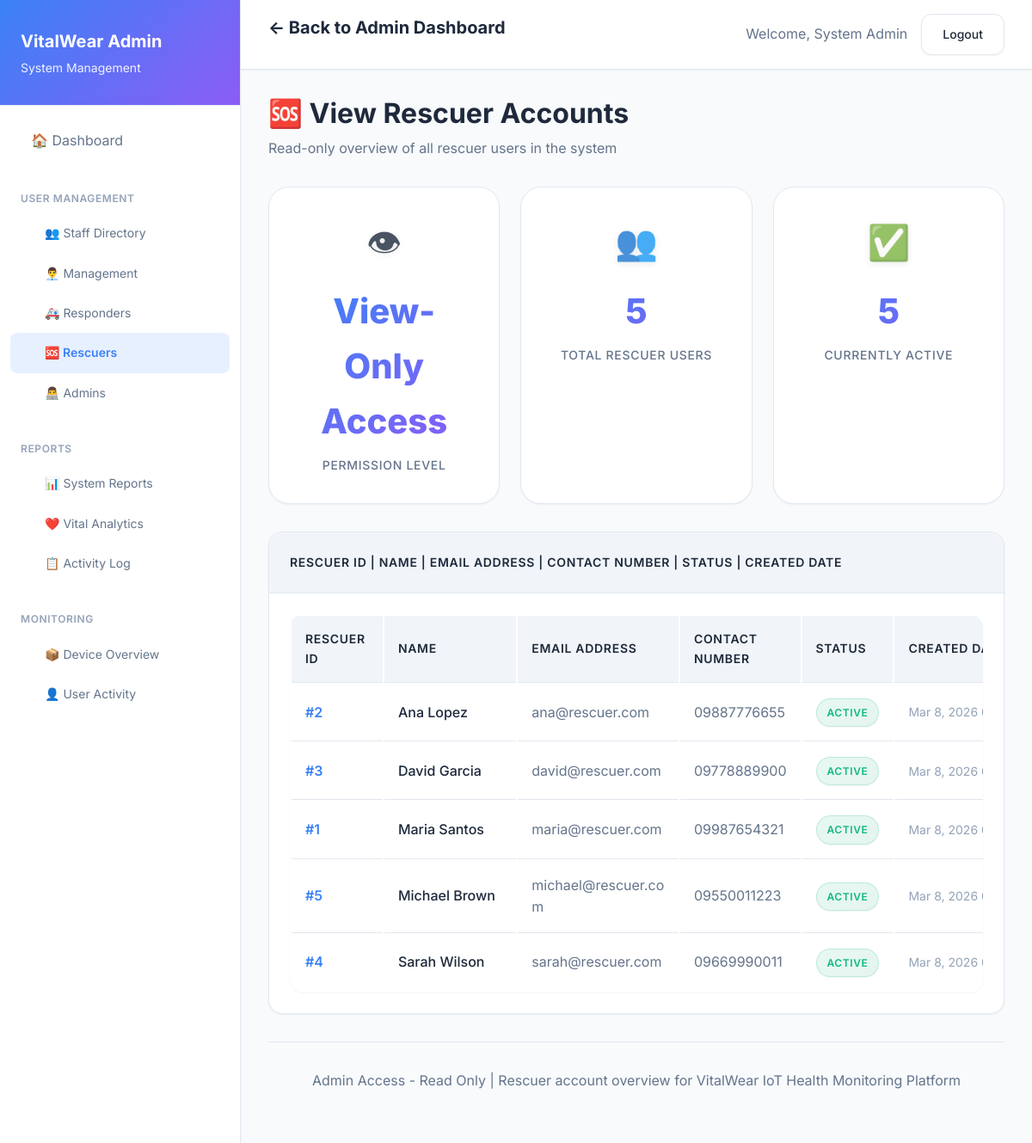
The page /roles/admin/users/view_rescuers.php (signed in) on the database its author committed.
### tables this page shows
CREATE TABLE IF NOT EXISTS rescuer (
    resc_id INT PRIMARY KEY AUTO_INCREMENT,
    resc_name VARCHAR(100) NOT NULL,
    resc_email VARCHAR(100) UNIQUE NOT NULL,
    resc_password VARCHAR(255) NOT NULL,
    resc_contact VARCHAR(15) DEFAULT NULL,
    status ENUM('active','inactive') DEFAULT 'active',
    created_at TIMESTAMP DEFAULT CURRENT_TIMESTAMP
);

### roles/admin/users/view_rescuers.php (the view, shortened to what this page needs)
<?php
$conn = getDBConnection();
$rescuer_accounts = [];
try {
    $result = $conn->query("
        SELECT resc_id as id, resc_name as name, resc_email as email,
               resc_contact as contact, 'rescuer' as role, status, created_at
        FROM rescuer
        ORDER BY resc_name
    ");
    if ($result) {
        while ($row = $result->fetch_assoc()) {
            $rescuer_accounts[] = $row;
        }
    }
} catch (Exception $e) {
    $error_message = "Error fetching rescuer accounts: " . $e->getMessage();
}
$total_rescuers = count($rescuer_accounts);
$active_rescuers = 0;
foreach ($rescuer_accounts as $rescuer) {
    if (($rescuer['status'] ?? 'active') === 'active') {
        $active_rescuers++;
    }
}
?>
<!DOCTYPE html>
<html lang="en">
<head>
    <link rel="stylesheet" href="../../../assets/css/admin.css">
</head>
<body>
    <div class="admin-layout">
        <aside class="admin-sidebar">
            <div class="sidebar-header">
                <div class="sidebar-title">VitalWear Admin</div>
                <div class="sidebar-subtitle">System Management</div>
            </div>
            <nav class="nav-menu">
                <div class="nav-group">
                    <a href="../dashboard.php" class="nav-item">
                        🏠 Dashboard
                    </a>
                </div>
                <div class="nav-group">
                    <div class="nav-group-title">User Management</div>
                    <div class="nav-group-items">
                        <a href="../users.php" class="nav-item">
                            👥 Staff Directory
                        </a>
                        <a href="view_management.php" class="nav-item">
                            👨‍💼 Management
                        </a>
                        <a href="view_responders.php" class="nav-item">
                            🚑 Responders
                        </a>
                        <a href="view_rescuers.php" class="nav-item active">
                            🆘 Rescuers
                        </a>
                        <a href="view_admins.php" class="nav-item">
                            👨‍💻 Admins
                        </a>
                    </div>
                </div>
                <div class="nav-group">
                    <div class="nav-group-title">Reports</div>
                    <div class="nav-group-items">
                        <a href="../system_reports.php" class="nav-item">
                            📊 System Reports
                        </a>
                        <a href="../vitals_analytics.php" class="nav-item">
                            ❤️ Vital Analytics
                        </a>
                        <a href="../audit_log.php" class="nav-item">
                            📋 Activity Log
                        </a>
                    </div>
                </div>
                <div class="nav-group">
                    <div class="nav-group-title">Monitoring</div>
                    <div class="nav-group-items">
                        <a href="../device_incidents.php" class="nav-item">
                            📦 Device Overview
                        </a>
                        <a href="../vitals.php" class="nav-item">
                            👤 User Activity
                        </a>
                    </div>
                </div>
            </nav>
        </aside>
        <main class="admin-main">
            <header class="navbar">
                <div>
                    <h1 class="navbar-brand">← Back to Admin Dashboard</h1>
                </div>
                <div class="navbar-actions">
                    <span class="text-muted">Welcome, <?php echo htmlspecialchars($_SESSION['user_name']); ?></span>
                    <a href="/VitalWear-1/api/auth/logout.php" class="btn btn-secondary">Logout</a>
                </div>
            </header>
            <div class="content">
                <div class="content-header">
                    <h1 class="content-title">🆘 View Rescuer Accounts</h1>
                    <p class="content-subtitle">Read-only overview of all rescuer users in the system</p>
                </div>
                <div class="metrics-grid">
                    <div class="metric-card">
                        <div class="metric-icon">👁</div>
                        <div class="metric-value">View-Only Access</div>
                        <div class="metric-label">Permission Level</div>
                    </div>
                    <div class="metric-card">
                        <div class="metric-icon">👥</div>
                        <div class="metric-value"><?php echo number_format($total_rescuers); ?></div>
                        <div class="metric-label">Total Rescuer Users</div>
                    </div>
                    <div class="metric-card">
                        <div class="metric-icon">✅</div>
                        <div class="metric-value"><?php echo number_format($active_rescuers); ?></div>
                        <div class="metric-label">Currently Active</div>
                    </div>
                </div>
                <div class="card">
                    <div class="card-header">
                        Rescuer ID | Name | Email Address | Contact Number | Status | Created Date
                    </div>
                    <div class="card-body">
                        <div class="table" style="overflow-x: auto;">
                            <table style="width: 100%; min-width: 900px;">
                                <thead>
                                    <tr>
                                        <th style="width: 12%;">Rescuer ID</th>
                                        <th style="width: 18%;">Name</th>
                                        <th style="width: 22%;">Email Address</th>
                                        <th style="width: 15%;">Contact Number</th>
                                        <th style="width: 10%;">Status</th>
                                        <th style="width: 23%;">Created Date</th>
                                    </tr>
                                </thead>
                                <tbody>
                                    <?php if (!empty($rescuer_accounts)): ?>
                                        <?php foreach ($rescuer_accounts as $account): ?>
                                        <tr style="border-bottom: 1px solid var(--border);">
                                            <td style="padding: 1rem; vertical-align: middle;">
                                                <div style="font-weight: 600; color: var(--accent);">
                                                    #<?php echo htmlspecialchars($account['id']); ?>
                                                </div>
                                            </td>
                                            <td style="padding: 1rem; vertical-align: middle;">
                                                <div style="font-weight: 500; color: var(--text);">
                                                    <?php echo htmlspecialchars($account['name'] ?? 'N/A'); ?>
                                                </div>
                                            </td>
                                            <td style="padding: 1rem; vertical-align: middle;">
                                                <div style="color: var(--text-secondary); word-break: break-word;">
                                                    <?php echo htmlspecialchars($account['email'] ?? 'N/A'); ?>
                                                </div>
                                            </td>
                                            <td style="padding: 1rem; vertical-align: middle;">
                                                <div style="color: var(--text-secondary);">
                                                    <?php
                                                    if (!empty($account['contact']) && $account['contact'] !== 'NULL') {
                                                        echo htmlspecialchars($account['contact']);
                                                    } else {
                                                        echo '<span style="color: var(--muted); font-style: italic;">Not provided</span>';
                                                    }
                                                    ?>
                                                </div>
                                            </td>
                                            <td style="padding: 1rem; vertical-align: middle;">
                                                <span class="badge badge-<?php echo ($account['status'] ?? 'active') === 'active' ? 'success' : 'warning'; ?>">
                                                    <?php echo htmlspecialchars(ucfirst($account['status'] ?? 'active')); ?>
                                                </span>
                                            </td>
                                            <td style="padding: 1rem; vertical-align: middle;">
                                                <div style="color: var(--muted); font-size: 0.875rem; font-family: 'Inter', monospace;">
                                                    <?php
                                                    if (!empty($account['created_at']) && $account['created_at'] !== 'NULL') {
                                                        echo date('M j, Y H:i:s', strtotime($account['created_at']));
                                                    } else {
                                                        echo 'N/A';
                                                    }
                                                    ?>
                                                </div>
                                            </td>
                                        </tr>
                                        <?php endforeach; ?>
                                    <?php endif; ?>
                                </tbody>
                            </table>
                        </div>
                    </div>
                </div>
                <div style="text-align: center; margin-top: 2rem; padding: 2rem; color: var(--muted); border-top: 1px solid var(--border);">
                    <p style="margin: 0;">Admin Access - Read Only | Rescuer account overview for VitalWear IoT Health Monitoring Platform</p>
                </div>
            </div>
        </main>
    </div>
</body>
</html>

### rows shown on the page
rescuer: resc_id "2", resc_name "Ana Lopez", resc_email "ana@rescuer.com", resc_contact "09887776655", status "ACTIVE", created_at "Mar 8, 2026…"
rescuer: resc_id "3", resc_name "David Garcia", resc_email "david@rescuer.com", resc_contact "09778889900", status "ACTIVE", created_at "Mar 8, 2026…"
rescuer: resc_id "1", resc_name "Maria Santos", resc_email "maria@rescuer.com", resc_contact "09987654321", status "ACTIVE", created_at "Mar 8, 2026…"
rescuer: resc_id "5", resc_name "Michael Brown", resc_email "michael@rescuer.com", resc_contact "09550011223", status "ACTIVE", created_at "Mar 8, 2026…"
rescuer: resc_id "4", resc_name "Sarah Wilson", resc_email "sarah@rescuer.com", resc_contact "09669990011", status "ACTIVE", created_at "Mar 8, 2026…"

### other values the page prints
$_SESSION['user_name'] "System Admin"
$total_rescuers "5"
$active_rescuers "5"
